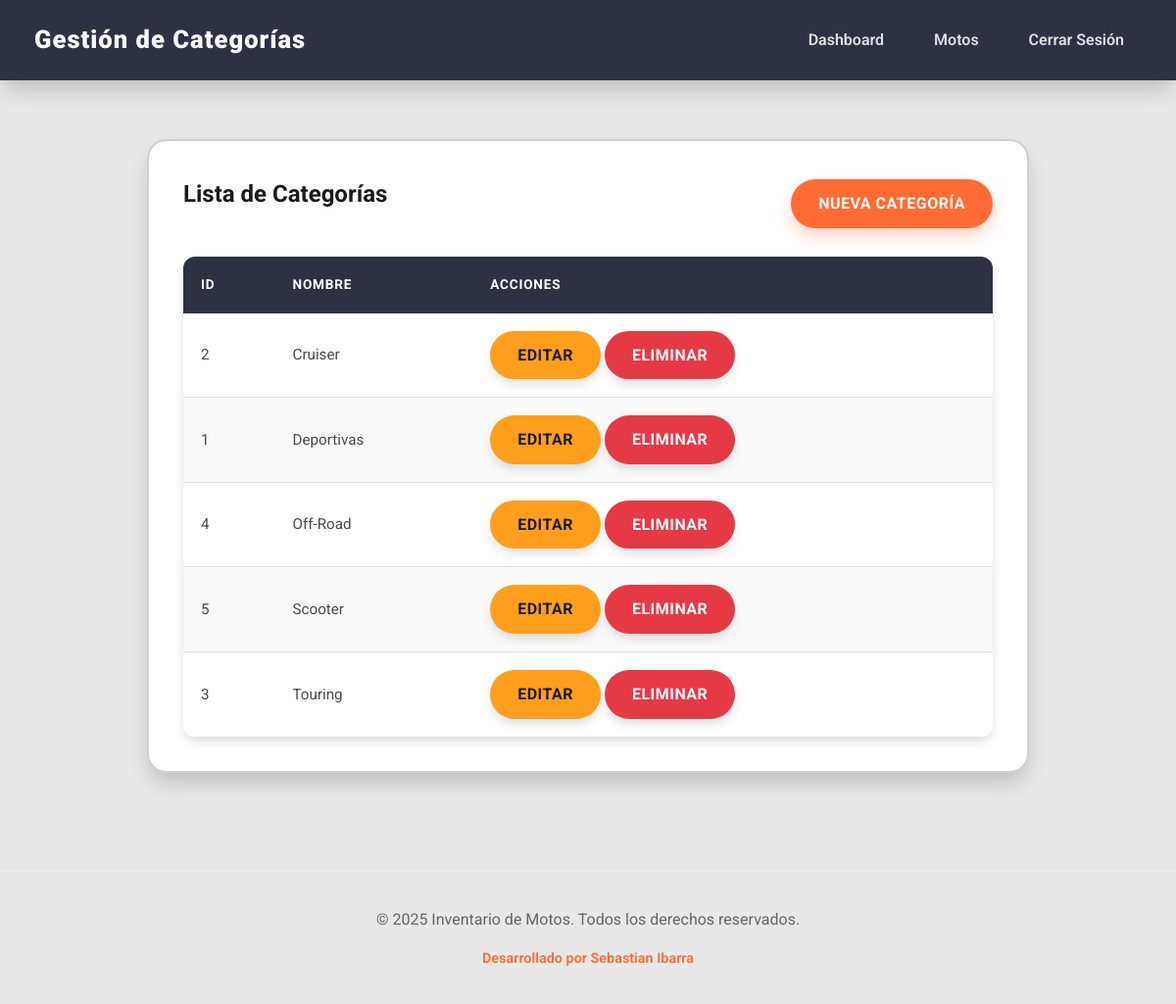
The app's page /admin/categorias/listar.php (signed in) with its own data.
### tables this page shows
CREATE TABLE `categorias` (
  `id` int(11) NOT NULL,
  `nombre` varchar(100) NOT NULL
);

### admin/categorias/listar.php (the view, shortened to what this page needs)
<?php
require_once '../../config/db.php';
$stmt = $pdo->query("SELECT * FROM categorias ORDER BY nombre");
$categorias = $stmt->fetchAll(PDO::FETCH_ASSOC);
?>
<!DOCTYPE html>
<html lang="es">
<head>
    <link rel="stylesheet" href="../../assets/css/estilos.css">
</head>
<body>
    <div class="admin-header">
        <h1>Gestión de Categorías</h1>
        <nav>
            <a href="../index.php">Dashboard</a>
            <a href="../productos/listar.php">Motos</a>
            <a href="../../auth/logout.php">Cerrar Sesión</a>
        </nav>
    </div>
    <div class="container">
        <div class="card-container">
            <div style="display: flex; justify-content: space-between; align-items: center; margin-bottom: 25px;">
                <h2>Lista de Categorías</h2>
                <a href="crear.php" class="btn btn-primary">Nueva Categoría</a>
            </div>
            <div class="scrollable-table">
                <table>
                    <thead>
                        <tr>
                            <th>ID</th>
                            <th>Nombre</th>
                            <th>Acciones</th>
                        </tr>
                    </thead>
                    <tbody>
                        <?php foreach ($categorias as $categoria): ?>
                            <tr>
                                <td><?php echo $categoria['id']; ?></td>
                                <td><?php echo htmlspecialchars($categoria['nombre']); ?></td>
                                <td>
                                    <a href="editar.php?id=<?php echo $categoria['id']; ?>" class="btn btn-warning">Editar</a>
                                    <a href="eliminar.php?id=<?php echo $categoria['id']; ?>" class="btn btn-danger" onclick="return confirm('¿Estás seguro de eliminar esta categoría?')">Eliminar</a>
                                </td>
                            </tr>
                        <?php endforeach; ?>
                    </tbody>
                </table>
            </div>
        </div>
    </div>
    <?php include '../../includes/footer.php'; ?>
</body>
</html>

### assets/css/estilos.css (style rules this page uses)
:root { --primary-color: #ff6b35; --primary-hover: #e85a28; --accent-color: #ff9f1c; --accent-hover: #e68a0f; --danger-color: #e63946; --success-color: #06d6a0; --bg-body: #e8e8e8; --bg-surface: #ffffff; --bg-header: #2d3142; --bg-card: #f5f5f5; --text-main: #1a1a1a; --text-secondary: #4a4a4a; --text-light: #7a7a7a; --text-white: #ffffff; --radius-sm: 6px; --radius-md: 12px; --radius-lg: 20px; --radius-pill: 50px; --shadow-sm: 0 2px 4px 0 rgba(0, 0, 0, 0.08); --shadow-md: 0 6px 12px -2px rgba(0, 0, 0, 0.15); --shadow-lg: 0 12px 24px -4px rgba(0, 0, 0, 0.2); --shadow-bold: 0 8px 16px rgba(255, 107, 53, 0.3); }
* { box-sizing: border-box; }
body { font-family: 'Roboto', 'Segoe UI', Arial, sans-serif; background-color: var(--bg-body); color: var(--text-main); margin: 0; padding: 0; line-height: 1.6; }
h1, h2, h3, h4, h5, h6 { margin-top: 0; color: var(--text-main); font-weight: 700; }
a { text-decoration: none; color: var(--primary-color); transition: color 0.3s; }
.container { max-width: 1200px; margin: 0 auto; padding: 20px; }
.btn { display: inline-block; padding: 12px 28px; border-radius: var(--radius-pill); font-weight: 700; text-align: center; cursor: pointer; transition: all 0.3s ease; border: none; font-size: 1rem; text-transform: uppercase; letter-spacing: 0.5px; }
.btn-primary { background-color: var(--primary-color); color: var(--text-white); box-shadow: var(--shadow-bold); }
.btn-warning { background-color: var(--accent-color); color: var(--text-main); box-shadow: var(--shadow-md); }
.btn-danger { background-color: var(--danger-color); color: white; box-shadow: var(--shadow-md); }
.card, .card-container, .form-container { background-color: var(--bg-surface); border-radius: var(--radius-lg); box-shadow: var(--shadow-lg); padding: 35px; margin-bottom: 25px; border: 2px solid #d0d0d0; }
.card-container, .form-container { max-width: 900px; margin: 40px auto; }
.admin-header { background-color: var(--bg-header); color: var(--text-white); padding: 18px 35px; display: flex; justify-content: space-between; align-items: center; box-shadow: var(--shadow-lg); }
.admin-header h1 { margin: 0; font-size: 1.6rem; color: var(--text-white); letter-spacing: 1px; font-weight: 900; }
.admin-header nav { display: flex; gap: 15px; }
.admin-header nav a { color: rgba(255, 255, 255, 0.85); font-weight: 600; padding: 10px 18px; border-radius: var(--radius-md); transition: all 0.3s; }
.scrollable-table { overflow-x: auto; border-radius: var(--radius-md); box-shadow: var(--shadow-md); }
table { width: 100%; border-collapse: collapse; background: var(--bg-surface); font-size: 0.95rem; }
th { background-color: var(--bg-header); color: var(--text-white); font-weight: 700; text-transform: uppercase; font-size: 0.85rem; letter-spacing: 0.8px; padding: 18px; text-align: left; }
td { padding: 18px; border-bottom: 1px solid #e0e0e0; color: var(--text-secondary); vertical-align: middle; }
tr:last-child td { border-bottom: none; }
tr:nth-child(even) { background-color: #fafafa; }

### records on screen
categorias: id "2", nombre "Cruiser"
categorias: id "1", nombre "Deportivas"
categorias: id "4", nombre "Off-Road"
categorias: id "5", nombre "Scooter"
categorias: id "3", nombre "Touring"
